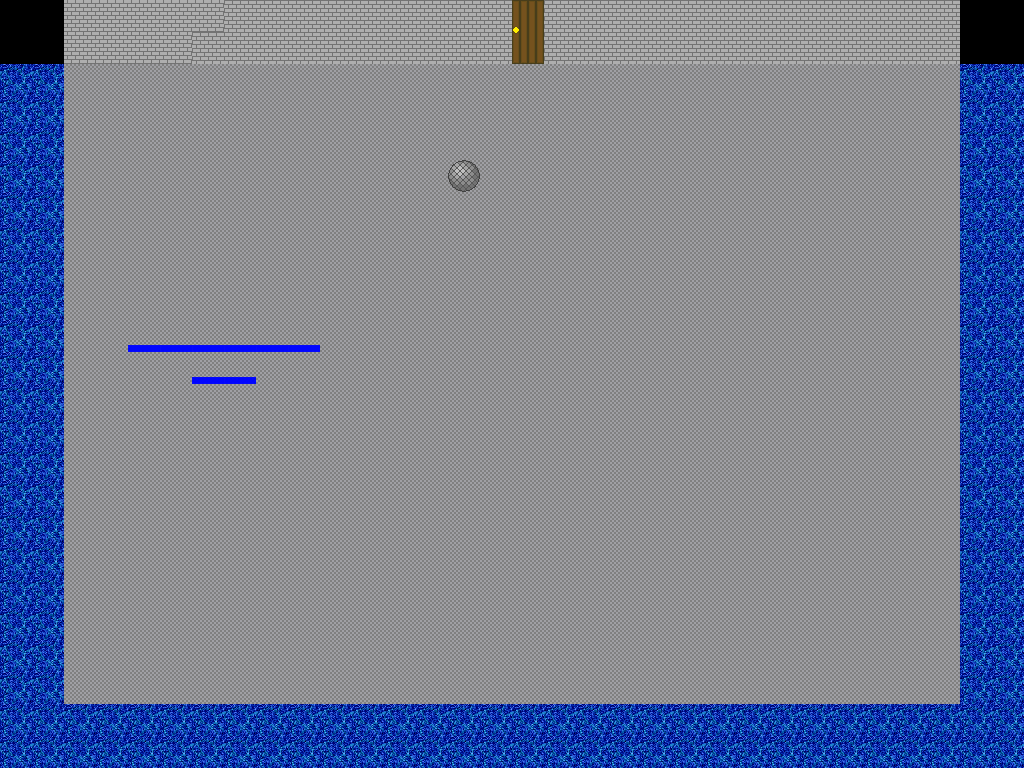

Below is a game level as drawn by its tile map, then a one-line description and the .tmx that defines it (tile-layer data replaced by summaries):
An orthogonal 32x24 tile map with 32x32 px tiles, 2 tile layers (background, object), 1 hidden layer not drawn and 6 objects (4x wall, 2x event).

<map version="1.0" tiledversion="1.1.3" orientation="orthogonal" renderorder="right-down" width="32" height="24" tilewidth="32" tileheight="32" infinite="0" nextobjectid="17">
 <properties>
  <property name="music" value="Forbidden Shrine of Heroes.mp3" />
 </properties>
 <tileset firstgid="1" source="tileset.tsx" />
 <layer name="background" width="32" height="24">
  <data>[768 cells, 768 non-empty, 5 distinct tile ids]</data>
 </layer>
 <layer name="object" width="32" height="24">
  <data>[768 cells, 13 non-empty, 5 distinct tile ids]</data>
 </layer>
 <objectgroup name="collision">
  <object id="4" name="door_to_nowhere" type="event" x="512" y="0" width="32" height="64">
   <properties>
    <property name="collision" value="TRUE" />
    <property name="collisionType" value="wall" />
    <property name="eventID" value="2" />
    <property name="eventName" value="Teleport" />
    <property name="parameters" value="testRoom, 17, 21" />
    <property name="trigger" value="Touch" />
   </properties>
  </object>
  <object id="8" name="collisionWater" type="wall" x="0" y="0" width="1024" height="64" />
  <object id="10" name="collisionWater4" type="wall" x="960" y="64" width="64" height="640" />
  <object id="11" name="CollisionWater2" type="wall" x="0" y="64" width="64" height="640" />
  <object id="12" name="collisionWater3" type="wall" x="0" y="704" width="1024" height="64" />
  <object id="15" name="chapter1" type="event" x="512" y="192" width="32" height="32">
   <properties>
    <property name="collision" value="FALSE" />
    <property name="collisionType" value="wall" />
    <property name="eventID" type="int" value="1" />
    <property name="eventName" value="NovelMode" />
    <property name="parameters" value="chapter0" />
    <property name="trigger" value="auto" />
   </properties>
  </object>
 </objectgroup>
 <layer name="overlap" width="32" height="24" visible="0">
  <data>[768 cells, 0 non-empty, 0 distinct tile ids]</data>
 </layer>
</map>
